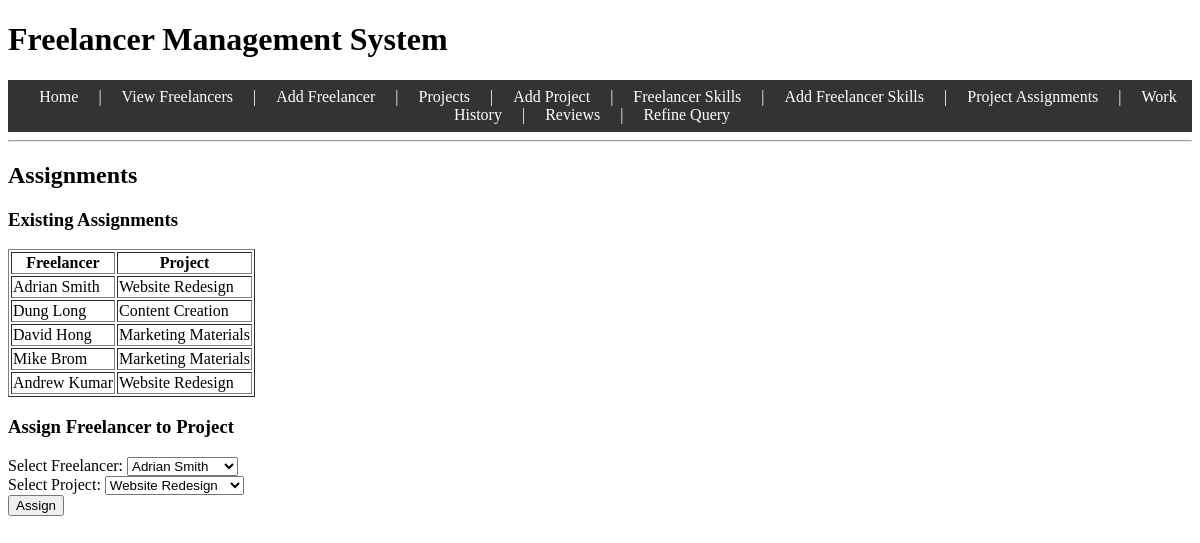
The app's page /assignments with its own data.
### tables this page shows
CREATE TABLE profiles (
    flID INTEGER PRIMARY KEY AUTOINCREMENT,
    name TEXT NOT NULL,
    rate REAL NOT NULL,
    availability TEXT NOT NULL
);

CREATE TABLE projects (
    projectID INTEGER PRIMARY KEY AUTOINCREMENT,
    title TEXT NOT NULL,
    budget REAL NOT NULL,
    organizationID INTEGER NOT NULL, -- Organizations table Foreign key
    FOREIGN KEY (organizationID) REFERENCES organizations(organizationID)
);

### app.py (the view, shortened to what this page needs)
@app.route("/assignments", methods=["GET", "POST"])
def assignments():
    c = get_db_connection()
    freelancers = c.execute("SELECT flID, name FROM profiles").fetchall()
    projects = c.execute("SELECT projectID, title FROM projects").fetchall()
    assignments = c.execute(
        "SELECT profiles.name AS freelancer, projects.title AS project "
        "FROM assignments "
        "JOIN profiles ON assignments.flID = profiles.flID "
        "JOIN projects ON assignments.projectID = projects.projectID"
    ).fetchall()
    c.close()
    return render_template(
        "assignments.html", freelancers=freelancers, projects=projects, assignments=assignments
    )

### app.py (called while the page is built)
def get_db_connection():
    c = sqlite3.connect(DB_PATH)
    c.row_factory = sqlite3.Row
    return c

### templates/assignments.html
{% extends "base.html" %}
{% block content %}
<h2>Assignments</h2>
<h3>Existing Assignments</h3>
<table border="1">
    <tr>
        <th>Freelancer</th>
        <th>Project</th>
    </tr>
    {% for assignment in assignments %}
    <tr>
        <td>{{ assignment.freelancer }}</td>
        <td>{{ assignment.project }}</td>
    </tr>
    {% endfor %}
</table>
<h3>Assign Freelancer to Project</h3>
<form method="POST">
    <label for="flID">Select Freelancer:</label>
    <select name="flID" id="flID" required>
        {% for freelancer in freelancers %}
        <option value="{{ freelancer.flID }}">{{ freelancer.name }}</option>
        {% endfor %}
    </select>
    <br>
    <label for="projectID">Select Project:</label>
    <select name="projectID" id="projectID" required>
        {% for project in projects %}
        <option value="{{ project.projectID }}">{{ project.title }}</option>
        {% endfor %}
    </select>
    <br>
    <button type="submit">Assign</button>
</form>
{% endblock %}

### records on screen
profiles: freelancer "Adrian Smith", project "Website Redesign"
profiles: freelancer "Dung Long", project "Content Creation"
profiles: freelancer "David Hong", project "Marketing Materials"
profiles: freelancer "Mike Brom", project "Marketing Materials"
profiles: freelancer "Andrew Kumar", project "Website Redesign"

### other values on screen
form field flID "Adrian Smith"
form field projectID "Website Redesign"
